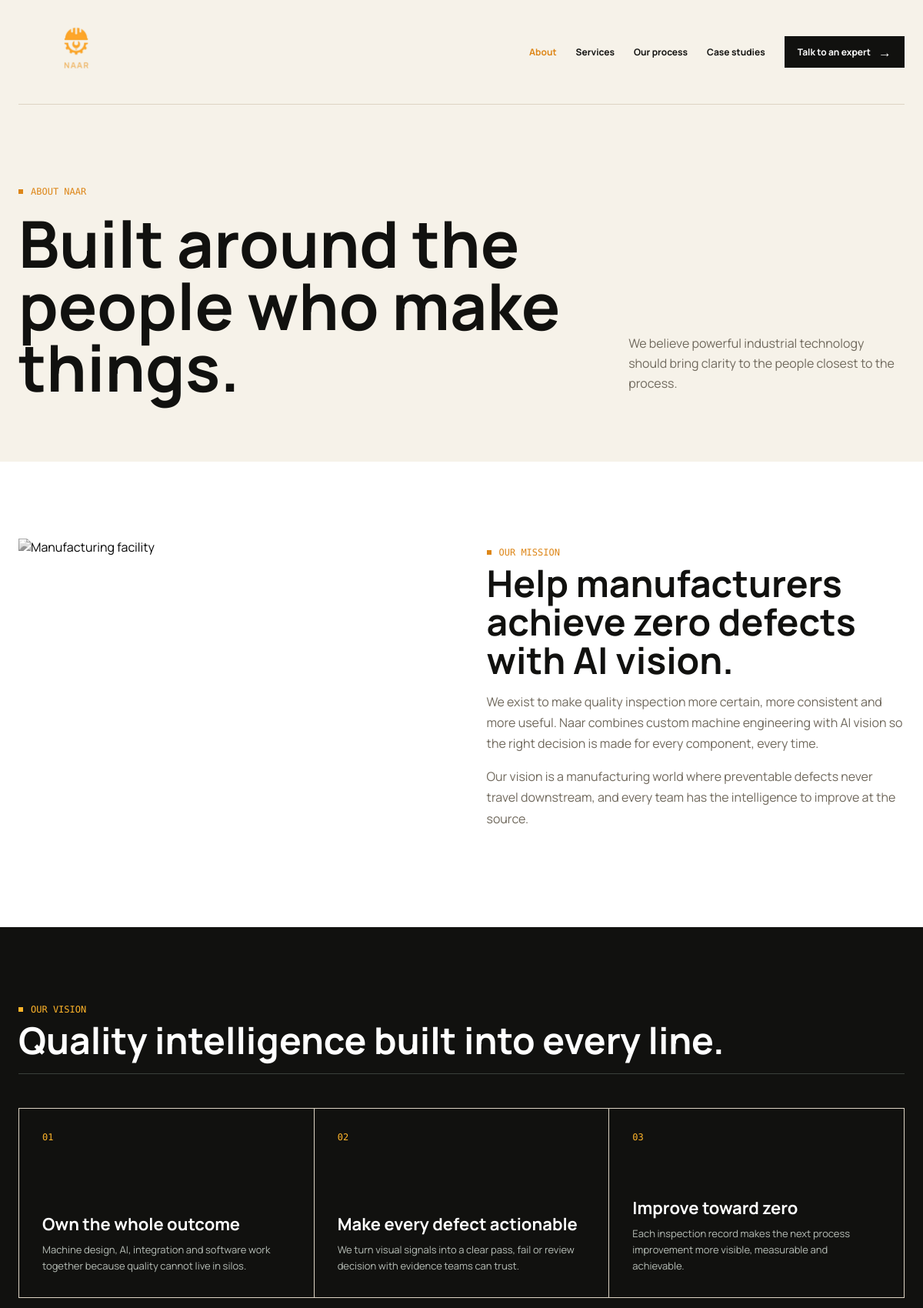
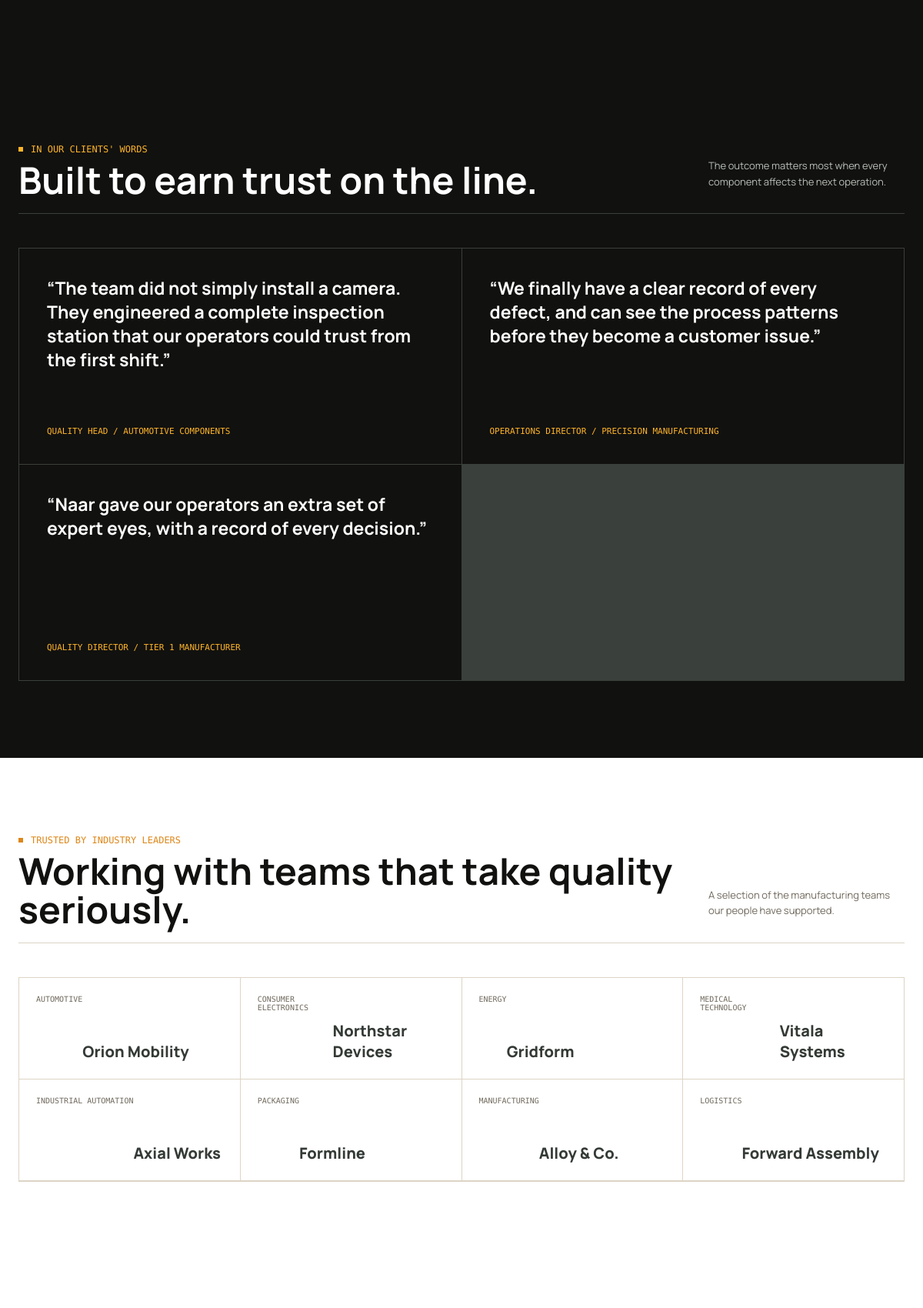
The page /about/ (upper part) on the database its author committed (2 pictures, top to bottom).
### website/models.py (models this page shows, shortened)
class Testimonial(models.Model):
    quote = models.TextField()
    attribution = models.CharField(max_length=200, help_text="e.g. QUALITY HEAD / AUTOMOTIVE COMPONENTS")
    order = models.PositiveIntegerField(default=0)
    is_active = models.BooleanField(default=True)
    created_at = models.DateTimeField(auto_now_add=True)
    class Meta:
        ordering = ["order", "pk"]

class Client(models.Model):
    category = models.CharField(max_length=80, help_text="e.g. AUTOMOTIVE")
    name = models.CharField(max_length=120)
    order = models.PositiveIntegerField(default=0)
    is_active = models.BooleanField(default=True)
    class Meta:
        ordering = ["order", "name"]

### website/views.py (the view)
# urls.py: path("about/", views.about, name="about"),
def about(request):
    testimonials = Testimonial.objects.filter(is_active=True)
    clients = Client.objects.filter(is_active=True)
    partners = Partner.objects.filter(is_active=True)
    return render(
        request,
        "about.html",
        {
            "testimonials": testimonials,
            "clients": clients,
            "partners": partners,
        },
    )

### templates/about.html (shortened to what this page needs)
{% load static %}
<!doctype html>
<html lang="en">
<head>
<link rel="stylesheet" href="{% static 'site.css' %}">
</head>
<body>
<header class="page-hero">
<div class="shell">
<nav>
<a class="brand" href="{% url 'home' %}">
<img class="brand-logo" src="{% static 'naar-logo.png' %}" alt="Naar Enterprise"></a>
<div class="links">
<a href="{% url 'about' %}" class="active">About</a>
<a href="{% url 'services' %}">Services</a>
<a href="{% url 'process' %}">Our process</a>
<a href="{% url 'case_studies' %}">Case studies</a>
<a href="{% url 'contact' %}" class="button">Talk to an expert <span class="arrow">→</span>
</a>
</div>
</nav>
<div class="page-title">
<div>
<div class="eyebrow">About Naar</div>
<h1>Built around the people who make things.</h1>
</div>
<p>We believe powerful industrial technology should bring clarity to the people closest to the process.</p>
</div>
</div>
</header>
<main>
<section>
<div class="shell split">
<img class="feature-image" src="https://images.unsplash.com/photo-1581092918056-0c4c3acd3789?auto=format&fit=crop&w=1100&q=80" alt="Manufacturing facility">
<div>
<div class="eyebrow">Our mission</div>
<h2>Help manufacturers achieve zero defects with AI vision.</h2>
<p>We exist to make quality inspection more certain, more consistent and more useful. Naar combines custom machine engineering with AI vision so the right decision is made for every component, every time.</p>
<p>Our vision is a manufacturing world where preventable defects never travel downstream, and every team has the intelligence to improve at the source.</p>
</div>
</div>
</section>
<section class="dark">
<div class="shell">
<div class="section-head">
<div>
<div class="eyebrow" style="color:var(--acid)">Our vision</div>
<h2>Quality intelligence built into every line.</h2>
</div>
</div>
<div class="cards">
<article class="card">
<span class="number">01</span>
<div>
<h3>Own the whole outcome</h3>
<p>Machine design, AI, integration and software work together because quality cannot live in silos.</p>
</div>
</article>
<article class="card">
<span class="number">02</span>
<div>
<h3>Make every defect actionable</h3>
<p>We turn visual signals into a clear pass, fail or review decision with evidence teams can trust.</p>
</div>
</article>
<article class="card">
<span class="number">03</span>
<div>
<h3>Improve toward zero</h3>
<p>Each inspection record makes the next process improvement more visible, measurable and achievable.</p>
</div>
</article>
</div>
</div>
</section>
{% if testimonials %}
<section class="dark">
<div class="shell">
<div class="section-head"><div><div class="eyebrow" style="color:var(--acid)">In our clients' words</div><h2>Built to earn trust on the line.</h2></div><p class="section-note">The outcome matters most when every component affects the next operation.</p></div>
<div class="testimonial-grid">
{% for testimonial in testimonials %}
<article class="testimonial"><blockquote>“{{ testimonial.quote }}”</blockquote><cite>{{ testimonial.attribution }}</cite></article>
{% endfor %}
</div>
</div>
</section>
{% endif %}
{% if clients %}
<section>
<div class="shell">
<div class="section-head">
<div><div class="eyebrow">Trusted by industry leaders</div><h2>Working with teams that take quality seriously.</h2></div>
<p class="section-note">A selection of the manufacturing teams our people have supported.</p>
</div>
<div class="client-grid">
{% for client in clients %}
<div class="client"><small>{{ client.category }}</small>{{ client.name }}</div>
{% endfor %}
</div>
</div>
</section>
{% endif %}
{% if partners %}
<section>
</section>
{% endif %}
</main>
</body>
</html>

### templates/site.css (style rules this page uses)
:root { --ink:#11110f;--soft:#f6f2e9;--line:#ddd4c4;--acid:#ffb52a;--orange:#dd8618;--muted:#70695d }
* { box-sizing:border-box }
html { scroll-behavior:smooth }
body { margin:0;color:var(--ink);font-family:Manrope,Arial,sans-serif;background:#fff }
.shell { width:min(1240px,calc(100% - 48px));margin:auto }
nav { height:136px;display:flex;align-items:center;justify-content:space-between;position:relative;z-index:3 }
.brand { display:flex;gap:10px;align-items:center;font-weight:800;font-size:20px;letter-spacing:0;color:inherit;text-decoration:none }
.brand-logo { display:block;width:74px;height:74px;object-fit:contain }
nav .brand-logo { width:150px;height:122px }
nav .brand { width:150px;height:122px;flex:none }
.links { display:flex;gap:25px;align-items:center }
.links a { font-size:12px;color:inherit;text-decoration:none;font-weight:700 }
.links a:not(.button):hover,.links a.active { color:var(--orange) }
.button { background:var(--ink);color:#fff;padding:12px 17px;font-size:12px;font-weight:700;text-decoration:none;display:inline-flex;gap:10px;align-items:center;border:0;cursor:pointer }
.links .button { color:#fff }
.arrow { font-size:17px;line-height:10px }
.eyebrow { font:12px "DM Mono",monospace;color:var(--orange);text-transform:uppercase;padding-left:16px;position:relative }
.eyebrow:before { content:"";width:6px;height:6px;background:currentColor;position:absolute;left:0;top:4px }
h1,h2,h3,p { letter-spacing:0 }
.page-hero { background:var(--soft);padding-bottom:82px }
.page-hero nav { border-bottom:1px solid var(--line) }
.page-title { padding:106px 0 0;display:grid;grid-template-columns:1.45fr .7fr;gap:50px;align-items:end }
.page-title h1 { font-size:clamp(52px,7vw,92px);line-height:.96;margin:20px 0 0 }
.page-title p { font-size:16px;line-height:1.65;color:var(--muted);margin:0 0 6px;max-width:350px }
section { padding:100px 0 }
.section-head { display:flex;justify-content:space-between;align-items:end;margin-bottom:44px;border-bottom:1px solid var(--line);padding-bottom:18px }
h2 { margin:8px 0 0;font-size:clamp(32px,4vw,53px);line-height:1.04 }
.section-note { font-size:13px;color:var(--muted);max-width:255px;line-height:1.55 }
.dark { background:var(--ink);color:white }
.dark .section-head { border-color:#3a403b }
.dark .section-note { color:#b8bfb8 }
.number { font:12px "DM Mono",monospace;color:var(--orange) }
.cards { display:grid;grid-template-columns:repeat(3,1fr);gap:1px;background:var(--line);border:1px solid var(--line) }
.card { background:white;padding:30px;min-height:245px;display:flex;flex-direction:column;justify-content:space-between }
.card h3 { font-size:22px;margin:0 }
.card p { font-size:13px;color:var(--muted);line-height:1.6;margin:8px 0 0 }
.card .number { color:var(--orange) }
.client-grid { display:grid;grid-template-columns:repeat(4,1fr);border:1px solid var(--line);border-right:0 }
.client { min-height:132px;padding:22px;border-right:1px solid var(--line);border-bottom:1px solid var(--line);display:flex;align-items:end;font-size:20px;font-weight:800;color:#343a35 }
.client small { display:block;font:10px "DM Mono",monospace;color:var(--muted);margin-bottom:auto }
.testimonial-grid { display:grid;grid-template-columns:repeat(2,1fr);gap:1px;background:#3a403b;border:1px solid #3a403b }
.testimonial { background:var(--ink);padding:36px;min-height:280px;display:flex;flex-direction:column;justify-content:space-between }
.testimonial blockquote { font-size:23px;font-weight:700;line-height:1.35;margin:0 }
.testimonial cite { font:11px "DM Mono",monospace;color:var(--acid);font-style:normal }
.dark .card { background:var(--ink) }
.dark .card p { color:#b8bfb8 }
.dark .card .number { color:var(--acid) }
.feature-image { width:100%;height:405px;object-fit:cover;filter:grayscale(1) contrast(1.1) }
.split { display:grid;grid-template-columns:1fr 1fr;gap:65px;align-items:center }
.split p { font-size:16px;line-height:1.7;color:var(--muted) }

### rows shown on the page
Testimonial: quote "The team did not simply install a camera. They engineered a complete inspection station that our operators could trust from the first shift.", attribution "QUALITY HEAD / AUTOMOTIVE COMPONENTS"
Testimonial: quote "We finally have a clear record of every defect, and can see the process patterns before they become a customer issue.", attribution "OPERATIONS DIRECTOR / PRECISION MANUFACTURING"
Testimonial: quote "Naar gave our operators an extra set of expert eyes, with a record of every decision.", attribution "QUALITY DIRECTOR / TIER 1 MANUFACTURER"
Client: category "AUTOMOTIVE", name "Orion Mobility"
Client: category "CONSUMER ELECTRONICS", name "Northstar Devices"
Client: category "ENERGY", name "Gridform"
Client: category "MEDICAL TECHNOLOGY", name "Vitala Systems"
Client: category "INDUSTRIAL AUTOMATION", name "Axial Works"
Client: category "PACKAGING", name "Formline"
Client: category "MANUFACTURING", name "Alloy & Co."
Client: category "LOGISTICS", name "Forward Assembly"
